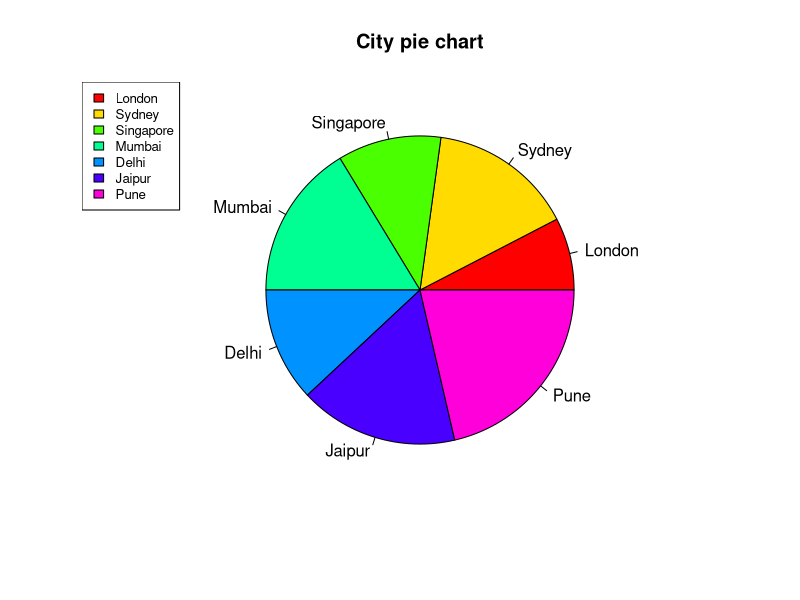
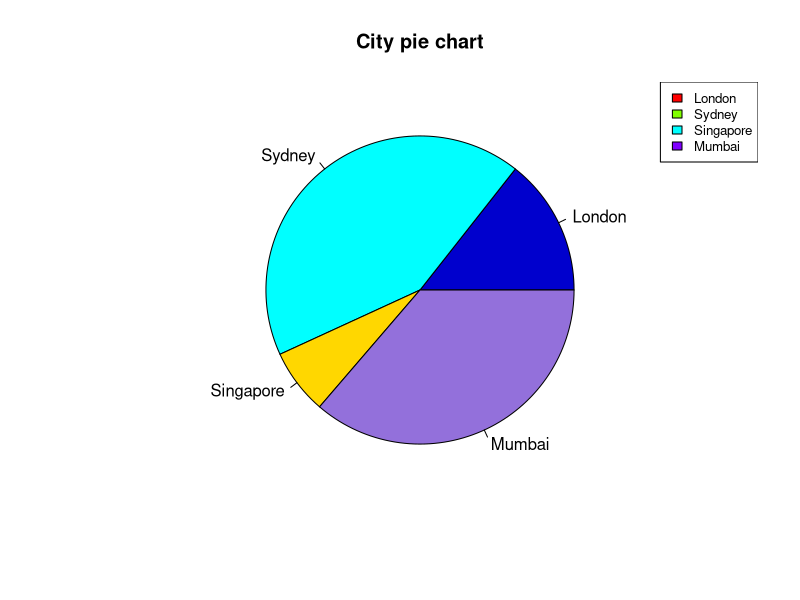

Source code (R) for these figures, in order:
#set path
getwd()
setwd("C:/Users/student/Documents/Kp6011")
dir.create('images')

# Create data for the graph.

x <- c(21, 42, 30, 45,33,46,59)
labels <- c("London", "Sydney", "Singapore", "Mumbai","Delhi","Jaipur","Pune")

#Give chart name
jpeg(file='images/pieChart_City.jpeg')

pie(x, labels, main="City pie chart",col=rainbow(length(x)))

legend("topleft", labels , cex=0.8,fill=rainbow(length(x)))
# Save the file.
dev.off()


###==>>Slice Percentages and Chart Legend

# Create data for the graph.
x <- c(21, 62, 10 ,53)
labels <- c("London","Sydney","Singapore","Mumbai")

# Give the chart file a name.
png(file = "city_legends.jpg")

# Give the chart file a name.
#png(file = "city.jpg")


my_col=c("blue3","cyan","gold1","mediumpurple")


# Plot the chart.
pie(x, labels=labels, main="City pie chart",col=my_col)

#for legend
legend("topright", labels , cex=0.8,fill=rainbow(length(x)))

# Save the file.
dev.off()
